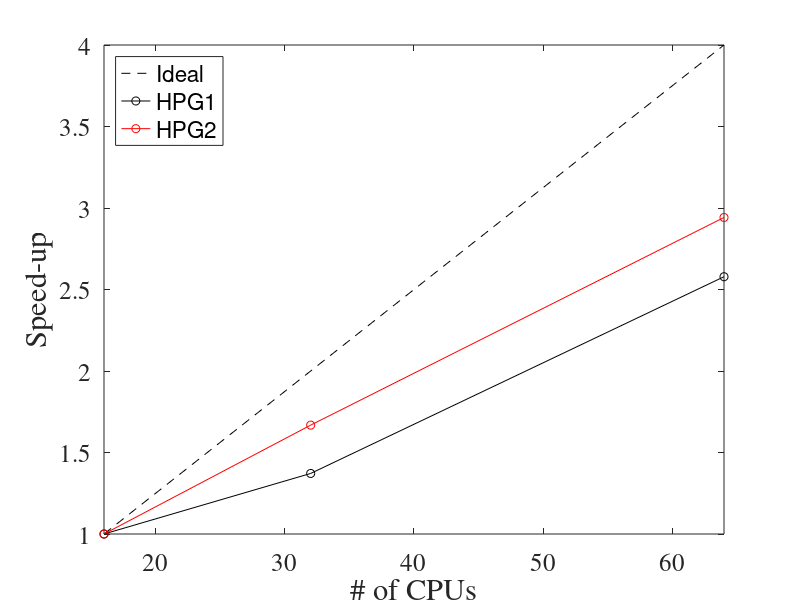

MATLAB code for this plot:
NP_MO = [16 32 64];
t_tot_MO_hpg1 = [536.732 391.352 208.163];
t_tot_MO_hpg2 = [227.206 136.218 77.232];

tnorm_MO_hpg1 = t_tot_MO_hpg1/t_tot_MO_hpg1(1);
tnorm_MO_hpg2 = t_tot_MO_hpg2/t_tot_MO_hpg2(1);

NP_ideal = [16 64];
perf_ideal = [1 4];

perf_MO_hpg1 = 1 ./tnorm_MO_hpg1;
perf_MO_hpg2 = 1 ./tnorm_MO_hpg2;

plot(NP_ideal, perf_ideal, 'k--');
hold on;
plot(NP_MO, perf_MO_hpg1, 'k-o');
plot(NP_MO, perf_MO_hpg2, 'r-o');

xlim([16 64]);
ylim([1 4]);

a = get(gca,'XTickLabel');
set(gca,'XTickLabel',a,'FontName','Times','fontsize',18);
xlabel('# of CPUs', 'FontSize', 22);
ylabel('Speed-up', 'FontSize', 22);

legend({'Ideal', 'HPG1', 'HPG2'}, 'Location', 'northwest');